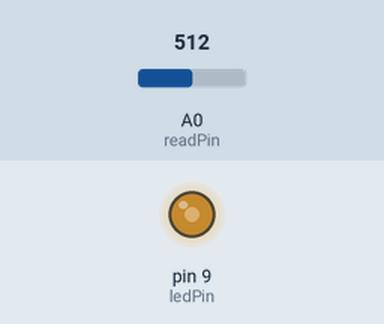
Recording of a sketch running on a simulated Arduino Uno, built with avr-gcc and run on an emulated ATmega328P. On the bench: output pins drawn as LEDs (lit = HIGH). Inputs (shaded band) come from the test bench; at power-on: A0 (readPin) = 512.

Above: at 1.2 s.
1.3 s: A0 (readPin) set to 716
At 2.2 s:
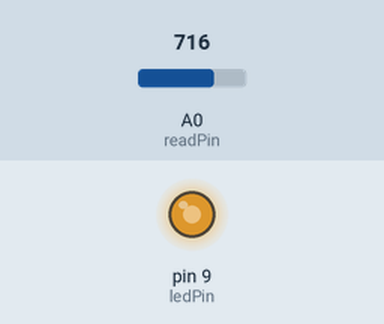
2.8 s: A0 (readPin) set to 900
At 3.4 s:
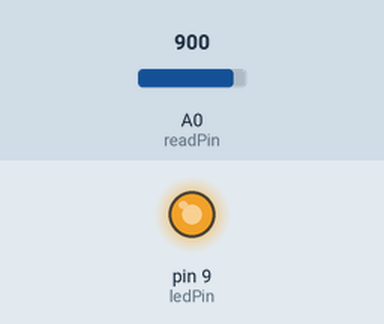
4.3 s: A0 (readPin) set to 122
At 4.6 s:
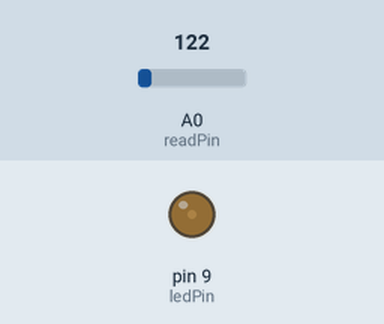
5.8 s: A0 (readPin) set to 0
At 7.0 s:
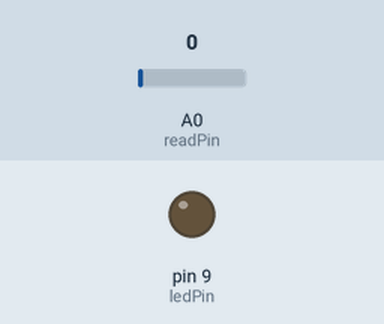
7.3 s: A0 (readPin) set to 511
At 8.3 s:
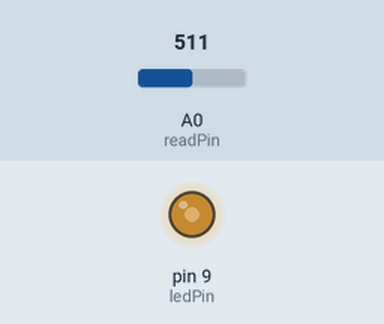
Timing chart, 0 to 9.8 s (numbered marks = the images above; inputs shaded):
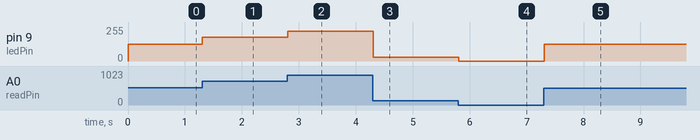

Measured:
- after the input at 1.3 s, pin 9 (ledPin): 127/255 → 178/255 at once
- after the input at 2.8 s, pin 9 (ledPin): 178/255 → 224/255 at once
- after the input at 4.3 s, pin 9 (ledPin): 224/255 → 30/255 at once
- after the input at 5.8 s, pin 9 (ledPin): 30/255 → 0/255 at once
- after the input at 7.3 s, pin 9 (ledPin): 0/255 → 127/255 at once

The sketch:

dimmable_potentiometer.ino
```cpp
//Led is connected at digital pin 9
int ledPin = 9;

//delay time for the program to allow time for adjusting and reading from potentiometer
int delay_time = 100;
//declare the value red from the analogRead and the converted value to be written to the led
int readVal;
float realVal;

// The analogRead pin is connected at A0
int readPin = A0;
void setup() {

  // ledPin is an output pin while readPin is an input pin
  pinMode(ledPin, OUTPUT);
  pinMode(readPin,INPUT);
  Serial.begin(9600);
}

void loop() {

  //Read the value from the potentiometer
  readVal = analogRead(readPin);

  //Write the read value to the led
  analogWrite(ledPin, readVal*(255./1023.));
  delay(delay_time);

}
```
